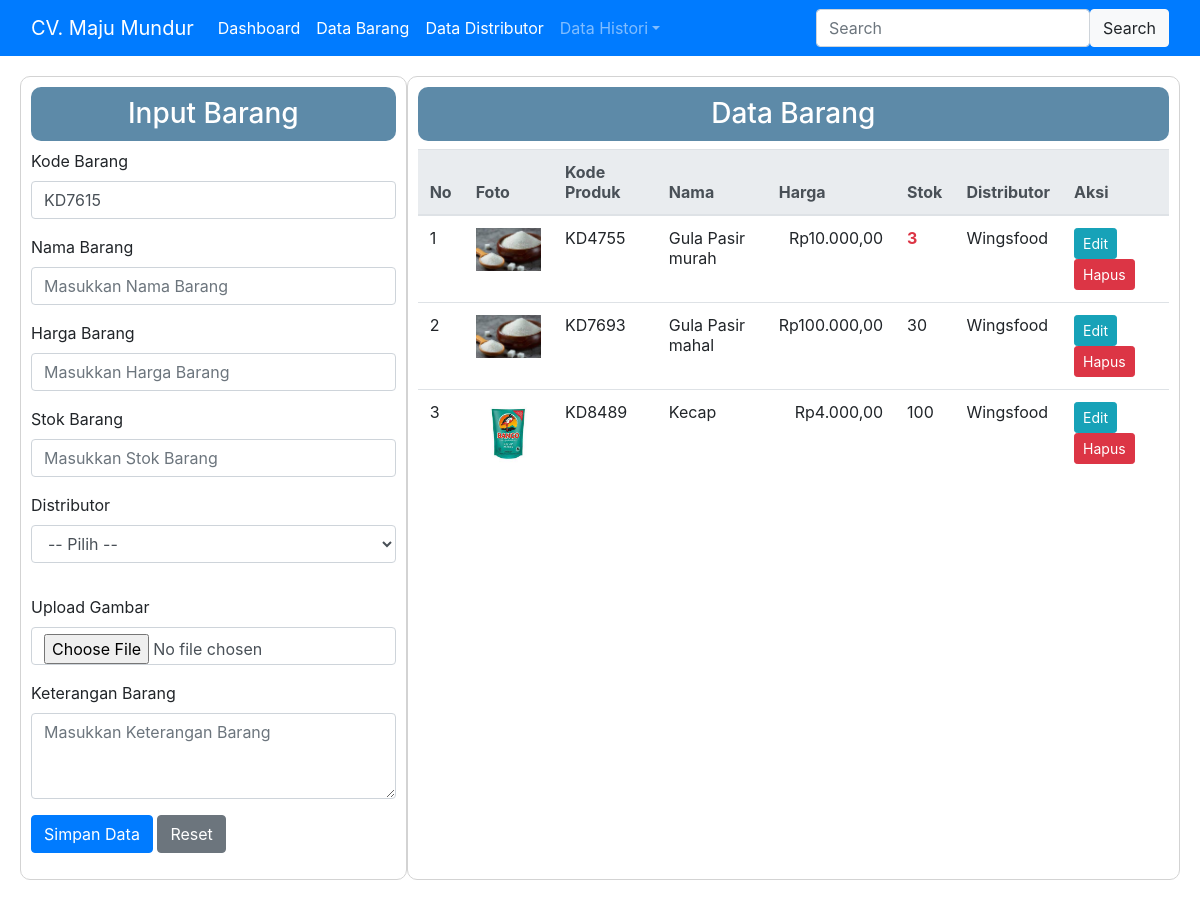
Page /views/data_barang.php on the committed database.
### tables this page shows
CREATE TABLE `tbl_barang` (
  `kd_barang` varchar(15) NOT NULL,
  `nm_barang` varchar(40) NOT NULL,
  `harga` double NOT NULL,
  `stok` int(11) NOT NULL,
  `distributor` varchar(40) NOT NULL,
  `ket` text NOT NULL,
  `foto` text NOT NULL
);

CREATE TABLE `tbl_distributor` (
  `kd_distributor` varchar(15) NOT NULL,
  `nm_distributor` varchar(40) NOT NULL,
  `alamat` text NOT NULL,
  `nohp` varchar(15) NOT NULL,
  `pemilik` varchar(30) NOT NULL,
  `tipe_produk` varchar(40) NOT NULL
);

### model/database.php (called while the page is built, shortened)
<?php
class database
{
    var $host = "localhost";
    var $user = "root";
    var $pass = "root";
    var $db   = "toko";
    var $koneksi = "";
    function __construct()
    {
        $this->koneksi = mysqli_connect($this->host, $this->user, $this->pass, $this->db);
    }
    function data_barang()
    {
        $query = "SELECT * FROM tbl_barang JOIN tbl_distributor ON tbl_barang.distributor=tbl_distributor.kd_distributor";
        $data_barang = mysqli_query($this->koneksi, $query);
        while ($row = mysqli_fetch_array($data_barang)) {
            $hasil[] = $row;
        }
        return $data_barang;
    }
    function rupiah($rupiah)
    {
        return "Rp" . number_format($rupiah, 2, ",", ".");
    }
};

### views/data_barang.php (the view, shortened to what this page needs)
<?php
class dashboard
{
    function __construct()
    {
        include "menu.php";
    }
}
include('../model/database.php');
$db = new database();
$data_barang = $db->data_barang();
?>
<!doctype html>
<html lang="en">
<head>
    <link rel="stylesheet" href="../css/bootstrap.min.css">
</head>
<body>
    <div class="row" style="margin: 20px;">
        <?php include('form_barang.php'); ?>
        <div class="col-8" style="border: 1px solid lightgray; border-radius: 10px; padding: 10px;">
            <h3 style="text-align: center; background-color: #5D8AA8; border-radius: 10px; color: white; padding: 10px;">Data Barang</h3>
            <div class="table-responsive">
                <table class="table table-stripped table-hover">
                    <thead class="thead-light">
                        <tr>
                            <th scope="col">No</th>
                            <th scope="col">Foto</th>
                            <th scope="col">Kode Produk</th>
                            <th scope="col">Nama</th>
                            <th scope="col">Harga</th>
                            <th scope="col">Stok</th>
                            <th scope="col">Distributor</th>
                            <th scope="col">Aksi</th>
                        </tr>
                    </thead>
                    <tbody>
                        <?php
                        $no = 0;
                        foreach ($data_barang as $row) {;
                        ?>
                            <tr>
                                <td><?= $no += 1; ?></td>
                                <td>
                                    <a href="#">
                                        <img src="../dokumen/<?= $row['foto']; ?>" alt="<?= $row['foto']; ?>" class="img-fluid" width="100px">
                                    </a>
                                </td>
                                <td><?= $row['kd_barang']; ?></td>
                                <td><?= $row['nm_barang']; ?></td>
                                <td class="text-right"><?= $db->rupiah($row['harga']); ?></td>
                                <td class=" <?= $row['stok'] < 10 ? 'text-danger font-weight-bold' : ''; ?>"><?= $row['stok']; ?></td>
                                <td><?= $row['nm_distributor']; ?></td>
                                <td>
                                    <a name="" id="" class="btn btn-sm btn-info" href="data_barang.php?edit=update&&id=<?= $row['kd_barang']; ?>" role="button">Edit</a>
                                    <a name="" id="" class="btn btn-sm btn-danger" href="../process/proces_barang.php?aksi=delete&&id=<?= $row['kd_barang']; ?>" onclick="return confirm('Yakin ingin menghapus <?= $row['nm_barang']; ?> ?')" role="button"><i class="fa fa-trash" aria-hidden="true"></i> Hapus</a>
                                </td>
                            </tr>
                        <?php }; ?>
                    </tbody>
                </table>
            </div>
        </div>
    </div>
</body>
</html>

### rows in the picture
tbl_barang: no "1", foto (picture), kd_barang "KD4755", nm_barang "Gula Pasir murah", harga "Rp10.000,00", stok "3", tbl_distributor.nm_distributor "Wingsfood"
tbl_barang: no "2", foto (picture), kd_barang "KD7693", nm_barang "Gula Pasir mahal", harga "Rp100.000,00", stok "30", tbl_distributor.nm_distributor "Wingsfood"
tbl_barang: no "3", foto (picture), kd_barang "KD8489", nm_barang "Kecap", harga "Rp4.000,00", stok "100", tbl_distributor.nm_distributor "Wingsfood"
